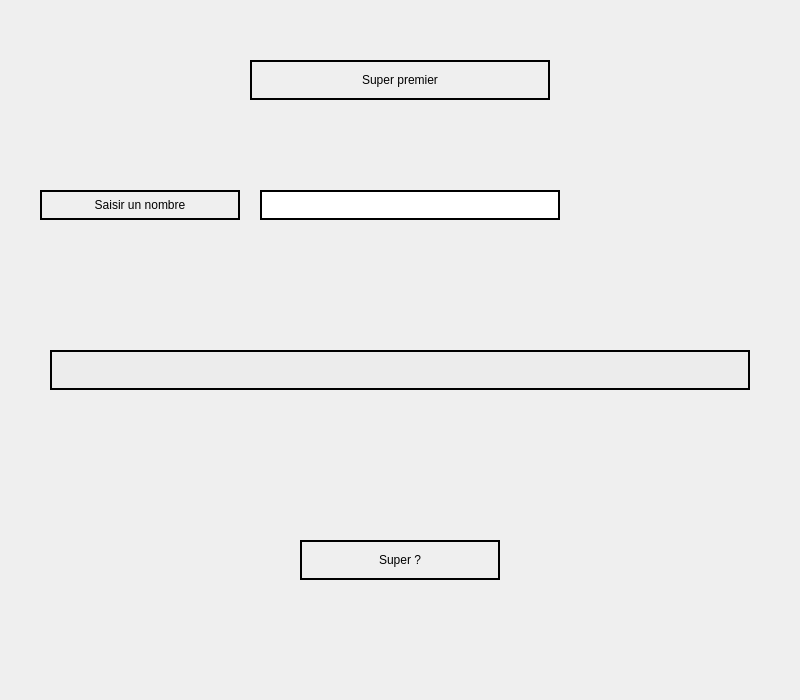
<?xml version="1.0" encoding="UTF-8"?>
<ui version="4.0">
 <class>Form</class>
 <widget class="QWidget" name="Form">
  <property name="geometry">
   <rect>
    <x>0</x>
    <y>0</y>
    <width>800</width>
    <height>700</height>
   </rect>
  </property>
  <property name="windowTitle">
   <string>Form</string>
  </property>
  <widget class="QLabel" name="label">
   <property name="geometry">
    <rect>
     <x>250</x>
     <y>60</y>
     <width>300</width>
     <height>40</height>
    </rect>
   </property>
   <property name="styleSheet">
    <string notr="true">border: 2px solid black;
font: 75 16pt &quot;Segoe Script&quot;;</string>
   </property>
   <property name="text">
    <string>Super premier</string>
   </property>
   <property name="alignment">
    <set>Qt::AlignCenter</set>
   </property>
  </widget>
  <widget class="QLabel" name="label_2">
   <property name="geometry">
    <rect>
     <x>40</x>
     <y>190</y>
     <width>200</width>
     <height>30</height>
    </rect>
   </property>
   <property name="styleSheet">
    <string notr="true">font: 75 12pt &quot;8514oem&quot;;
border: 2px solid black;</string>
   </property>
   <property name="text">
    <string>Saisir un nombre</string>
   </property>
   <property name="alignment">
    <set>Qt::AlignCenter</set>
   </property>
  </widget>
  <widget class="QLineEdit" name="lineEdit">
   <property name="geometry">
    <rect>
     <x>260</x>
     <y>190</y>
     <width>300</width>
     <height>30</height>
    </rect>
   </property>
   <property name="styleSheet">
    <string notr="true">border: 2px solid black;
background-color: rgb(255, 255, 255);
font: 75 12pt &quot;8514oem&quot;;</string>
   </property>
   <property name="alignment">
    <set>Qt::AlignCenter</set>
   </property>
  </widget>
  <widget class="QLabel" name="resultLabel">
   <property name="geometry">
    <rect>
     <x>50</x>
     <y>350</y>
     <width>700</width>
     <height>40</height>
    </rect>
   </property>
   <property name="styleSheet">
    <string notr="true">background-color: rgb(236, 236, 236);
font: 75 12pt &quot;8514oem&quot;;
border: 2px solid black;</string>
   </property>
   <property name="text">
    <string/>
   </property>
   <property name="alignment">
    <set>Qt::AlignCenter</set>
   </property>
  </widget>
  <widget class="QPushButton" name="pushButton">
   <property name="geometry">
    <rect>
     <x>300</x>
     <y>540</y>
     <width>200</width>
     <height>40</height>
    </rect>
   </property>
   <property name="styleSheet">
    <string notr="true">font: 75 12pt &quot;8514oem&quot;;
border: 2px solid black;</string>
   </property>
   <property name="text">
    <string>Super ?</string>
   </property>
  </widget>
 </widget>
 <resources/>
 <connections/>
</ui>
